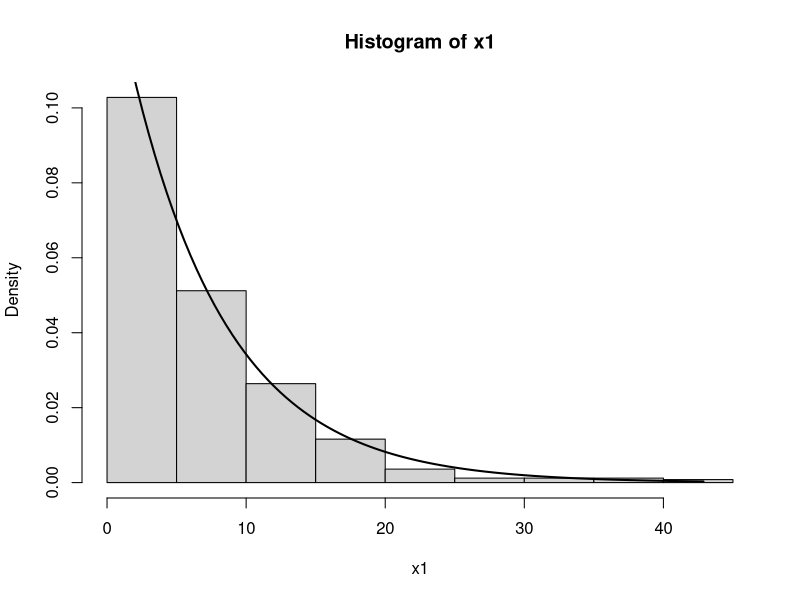
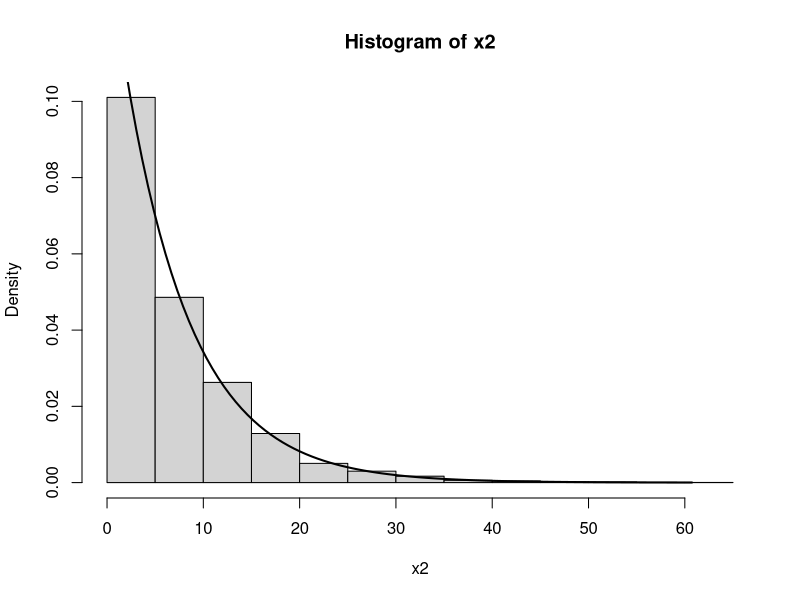

Source code (R) for these figures, in order:
#A
x1 <- rexp(500, 1/7)
hist(x1, probability=T)
curve(dexp(x, 1/7), from=0, to=max(x1), add=T, lwd=2)

#B
x2 <- rexp(5000, 1/7)
hist(x2, probability=T)
curve(dexp(x, 1/7), from=0, to=max(x2), add=T, lwd=2)